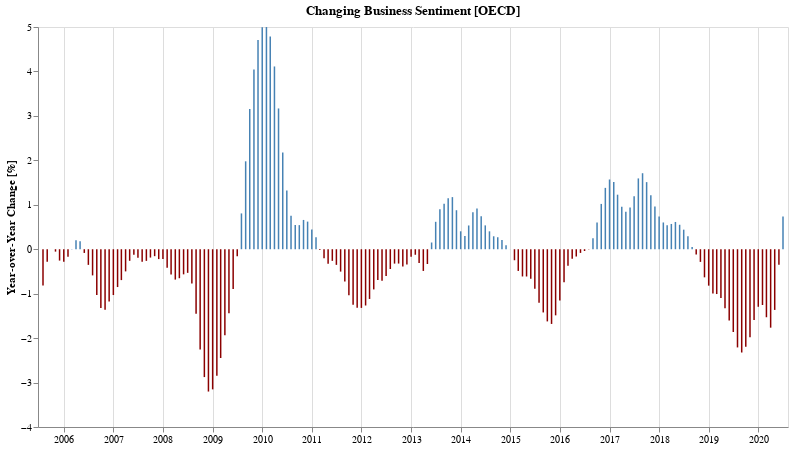

The code cell stored with this chart in its notebook:
### Markdown cell above
## Has business sentiment gotten better or worse compared to the same time last year?

### Code cell
bYoy = yoyChartFor(bUsaYoy, 'Business', 'steelblue')
bYoy.display()

### Figure 1 — Vega-Lite specification as saved in the notebook (floating-point values rounded to 4 significant figures; data arrays with more than 128 entries replaced by an {"elided": "..."} marker saying what was removed)
{"config": {"view": {"continuousWidth": 400, "continuousHeight": 300}}, "data": {"name": "data-8eac1eb194126d4895e851f627eeef34"}, "mark": {"type": "bar", "color": "steelblue", "width": 1.5}, "encoding": {"color": {"condition": {"value": "darkred", "test": "datum['Value'] < 0"}, "value": "steelblue"}, "tooltip": [{"type": "temporal", "field": "TIME", "format": "%b %Y"}, {"type": "ordinal", "field": "label"}, {"type": "quantitative", "field": "change_in_percent"}], "x": {"type": "temporal", "axis": {"title": ""}, "field": "TIME"}, "y": {"type": "quantitative", "axis": {"grid": false, "title": "Year-over-Year Change [%]"}, "field": "Value"}}, "height": 400, "title": "Changing Business Sentiment [OECD]", "transform": [{"calculate": "'Business'", "as": "label"}, {"calculate": "format(datum.Value, ',.2f')", "as": "change_in_percent"}], "width": 750, "$schema": "https://vega.github.io/schema/vega-lite/v4.8.1.json", "datasets": {"data-8eac1eb194126d4895e851f627eeef34": {"elided": "180 records"}}}
